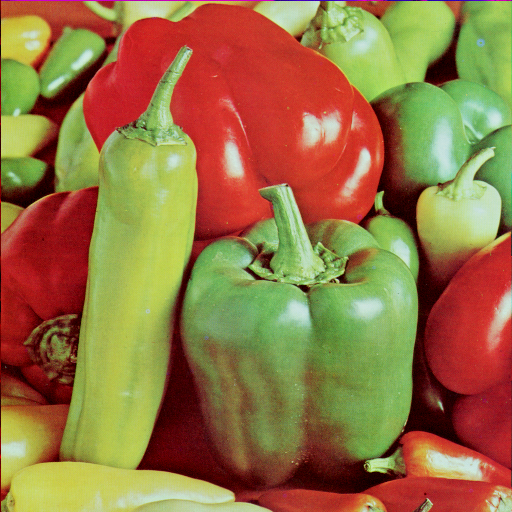
//> input picture SW/axc-executer/examples/warp-perspective/misc/peppers.png, 512 x 512 px
$ ./convFFT ../../../../../examples/warp-perspective/misc/peppers.png   (built with g++ and OpenCV 4)
//> lines starting //> are read from the running program, lines starting //| are printed output that depends on the picture
/*
 * Copyright 2021
 * Author: Alejandro Rodriguez Figueroa <alejandrorf@estudiantec.cr>
 * Supervisor: Luis G. Leon-Vega <lleon95@estudiantec.cr>
 */

#include <complex>
#include <iostream>
#include <opencv2/opencv.hpp>
#include <valarray>
#include "convolution.hpp"

#define K 7
#define MRows 512
#define NCols 512

/**
 * @brief Matrix fft convolution for 2D images
 * It performs the convolution of two matrices from header files.
 * @param img image use as input with openCV
 * @param a Matrix use as input complex
 * @param a_img output picture in openCV
 * @param c Matrix use as kernel
 */

int main(int argc, char** argv) {
  if (argc != 2) {
    std::cerr << "Cannot open the file. No enough args" << std::endl;
    return -1;
  }
  cv::Mat img = cv::imread(argv[1], 0);
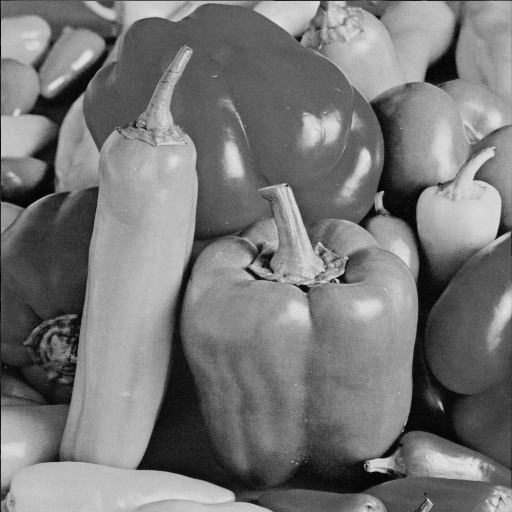
//> img: 512 rows x 512 cols, CV_8UC1; min 0, max 227, mean 119.7

  float b[MRows][NCols] = {0};
  float a[MRows][NCols] = {0};

  for (int i{0}; i < MRows; ++i) {
    for (int j{0}; j < NCols; ++j) {
      a[i][j] = img.at<uint8_t>(i, j);
    }
  }

  float c[K][K];
#if K == 5
  ama::utils::add_kernel5<float, K>(c);
#elif K == 7
  ama::utils::add_kernel7<float, K>(c);
//> (this line was passed over: ama is not available in this run)
#elif K == 3
  ama::utils::add_kernel3<float, K>(c);
#else
#error "Cannot proceed with the given kernel"
#endif

  ama::sw::fft_conv_2D<float, MRows, NCols, K>(a, c);
//> (this line was passed over: ama is not available in this run)

  cv::Mat a_img(MRows, NCols, CV_8U, a);
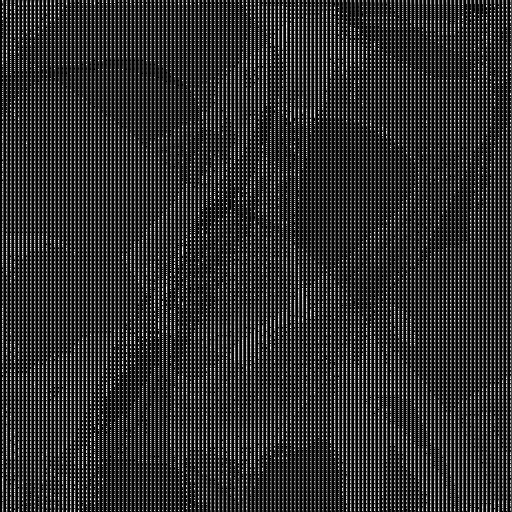
//> a_img: 512 rows x 512 cols, CV_8UC1; min 0, max 254, mean 45.1
  for (int i{0}; i < MRows; ++i) {
    for (int j{0}; j < NCols; ++j) {
//> (the run ends here: the program needs code that is not available in this run, at `a_img.at<uint8_t>(i, j) = a[i][j].real();`)
